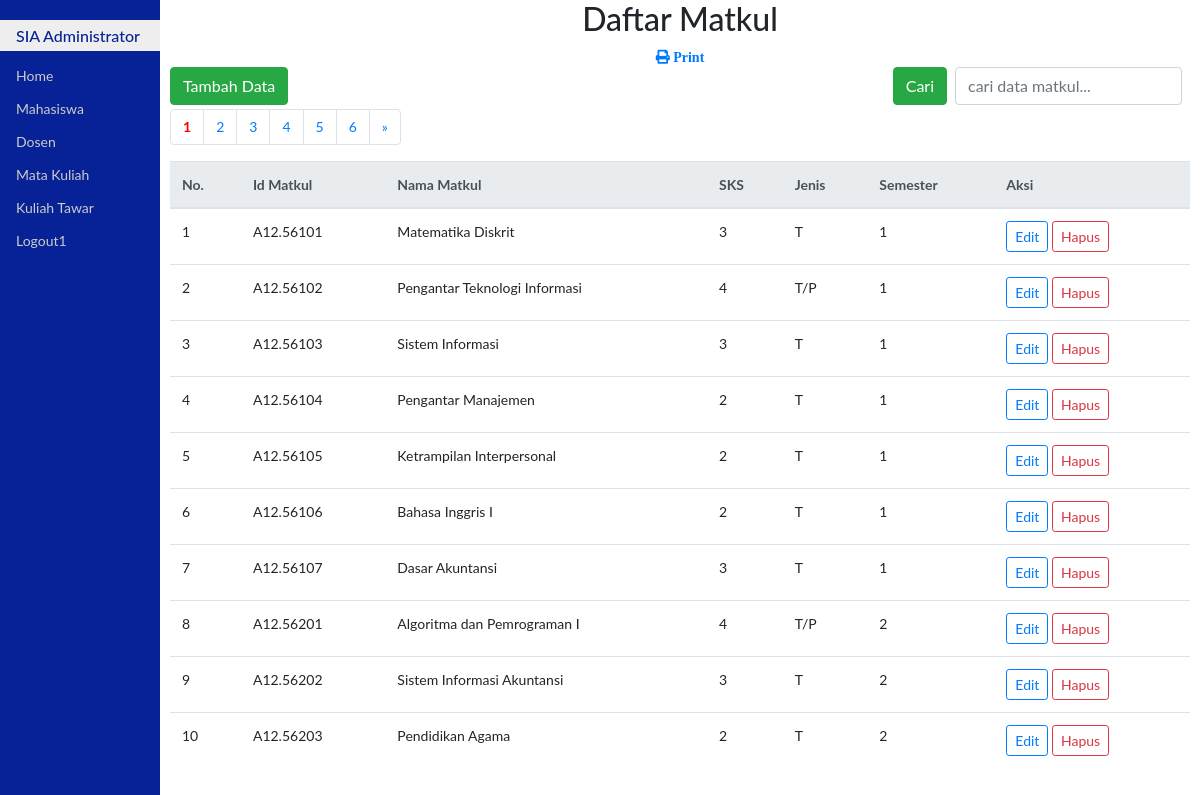
The page /weblanjut/updateMatkul.php on the database its author committed.
### tables this page shows
CREATE TABLE `matkul` (
  `idmatkul` char(10) NOT NULL,
  `namamatkul` varchar(50) DEFAULT NULL,
  `sks` int(2) DEFAULT NULL,
  `jns` char(3) DEFAULT NULL,
  `smt` varchar(10) DEFAULT NULL,
  PRIMARY KEY (`idmatkul`)
);

### weblanjut/fungsi.php (called while the page is built, shortened)
<?php
function encryptid($id)
{
    $enc = base64_encode(rand() * strtotime(date("H:i:s"))."-".$id);
    return $enc;
}
?>

### weblanjut/updateMatkul.php (the view, shortened to what this page needs)
<!DOCTYPE html>
<html>
<head>
	<link rel="stylesheet" type="text/css" href="bootstrap4/css/bootstrap.css">
	<link rel="stylesheet" type="text/css" href="css/styleku.css">
	<link rel="stylesheet" href="https://use.fontawesome.com/releases/v5.7.0/css/all.css">
</head>
<body>
<?php
require "fungsi.php";
$jmlDataPerHal = 10;
if (isset($_POST['cari'])){
	$cari=$_POST['cari'];
	$sql="select * from matkul where idmatkul like'%$cari%' or
						  namamatkul like '%$cari%' or
						  sks like '%$cari%'";
}else{
	$sql="select * from matkul";
}
$qry = mysqli_query($koneksi,$sql) or die(mysqli_error($koneksi));
$jmlData = mysqli_num_rows($qry);
$jmlHal = ceil($jmlData / $jmlDataPerHal);
if (isset($_GET['hal'])){
	$halAktif=$_GET['hal'];
}else{
	$halAktif=1;
}
$awalData=($jmlDataPerHal * $halAktif)-$jmlDataPerHal;
$kosong=false;
if (isset($_POST['cari'])){
	$cari=$_POST['cari'];
	$sql="select * from matkul where idmatkul like'%$cari%' or
						  namamatkul like '%$cari%' or
						  sks like '%$cari%'
						  limit $awalData,$jmlDataPerHal";
}else{
	$sql="select * from matkul limit $awalData,$jmlDataPerHal";
}
$hasil=mysqli_query($koneksi,$sql) or die(mysqli_error($koneksi));
?>
<div class="utama">
	<h2 class="text-center">Daftar Matkul</h2>
	<div class="text-center"><a href="prnmatkulPdf.php"><span class="fas fa-print">&nbsp;Print</span></a></div>
	<span class="float-left">
		<a class="btn btn-success" href="addmatkul.php">Tambah Data</a>
	</span>
	<span class="float-right">
		<form action="" method="post" class="form-inline">
			<button class="btn btn-success" type="submit">Cari</button>
			<input class="form-control mr-2 ml-2" type="text" name="cari" placeholder="cari data matkul..." autofocus autocomplete="off">
		</form>
	</span>
	<br><br>
	<ul class="pagination">
		<?php
		for($i=1;$i<=$jmlHal;$i++){
			if ($i==$halAktif){
				echo "<li class='page-item'><a class='page-link' href=?hal=$i style='font-weight:bold;color:red;'>$i</a></li>";
			}else{
				echo "<li class='page-item'><a class='page-link' href=?hal=$i>$i</a></li>";
			}
		}
		if ($halAktif<$jmlHal){
			$forward=$halAktif+1;
			echo "<li class='page-item'><a class='page-link' href=?hal=$forward>&raquo;</a></li>";
		}
		?>
	</ul>
	<table class="table table-hover">
	<thead class="thead-light">
	<tr>
		<th>No.</th>
		<th>Id Matkul</th>
		<th>Nama Matkul</th>
		<th>SKS</th>
		<th>Jenis</th>
		<th>Semester</th>
        <th>Aksi</th>
	</tr>
	</thead>
	<tbody>
	<?php
	if ($kosong){
		?>
		<tr><th colspan="6">
			<div class="alert alert-info alert-dismissible fade show text-center">
			Data tidak ada
			</div>
		</th></tr>
		<?php
	}else{
		if($awalData==0){
			$no=$awalData+1;
		}else{
			$no=$awalData;
		}
		while($row=mysqli_fetch_assoc($hasil)){
			?>
			<tr>
				<td><?php echo $no?></td>
				<td><?php echo $row["idmatkul"]?></td>
				<td><?php echo $row["namamatkul"]?></td>
				<td><?php echo $row["sks"]?></td>
				<td><?php echo $row["jns"]?></td>
                <td><?php echo $row["smt"]?></td>
				<td>
				<a class="btn btn-outline-primary btn-sm" href="editmatkul.php?kode=<?php echo encryptid($row["idmatkul"])?>">Edit</a>
				<a class="btn btn-outline-danger btn-sm" href="hpsmatkul.php?kode=<?php echo encryptid($row["idmatkul"])?>" id="linkHps" onclick="return confirm('Yakin dihapus nih?')">Hapus</a>
				</td>
			</tr>
			<?php
			$no++;
		}
	}
	?>
	</tbody>
	</table>
</div>
</body>
</html>

### weblanjut/css/styleku.css (style rules this page uses)
body { font-family: "Lato", sans-serif; }
.menusamping { height: 100%; width: 160px; position: fixed; z-index: 1; top: 0; left: 0; background-color: #072297; overflow-x: hidden; padding-top: 20px; }
.menusamping a { padding: 6px 8px 6px 16px; text-decoration: none; font-size: 14px; color: #ccc; display: block; }
.menusamping h1 { padding: 6px 8px 6px 16px; text-decoration: none; font-size: 16px; color: #072297; background-color: #eee; display: block; }
.utama { margin-left: 160px; font-size: 14px; padding: 0px 10px; }

### rows shown on the page
matkul: idmatkul "A12.56101", namamatkul "Matematika Diskrit", sks "3", jns "T", smt "1"
matkul: idmatkul "A12.56102", namamatkul "Pengantar Teknologi Informasi", sks "4", jns "T/P", smt "1"
matkul: idmatkul "A12.56103", namamatkul "Sistem Informasi", sks "3", jns "T", smt "1"
matkul: idmatkul "A12.56104", namamatkul "Pengantar Manajemen", sks "2", jns "T", smt "1"
matkul: idmatkul "A12.56105", namamatkul "Ketrampilan Interpersonal", sks "2", jns "T", smt "1"
matkul: idmatkul "A12.56106", namamatkul "Bahasa Inggris I", sks "2", jns "T", smt "1"
matkul: idmatkul "A12.56107", namamatkul "Dasar Akuntansi", sks "3", jns "T", smt "1"
matkul: idmatkul "A12.56201", namamatkul "Algoritma dan Pemrograman I", sks "4", jns "T/P", smt "2"
matkul: idmatkul "A12.56202", namamatkul "Sistem Informasi Akuntansi", sks "3", jns "T", smt "2"
matkul: idmatkul "A12.56203", namamatkul "Pendidikan Agama", sks "2", jns "T", smt "2"
